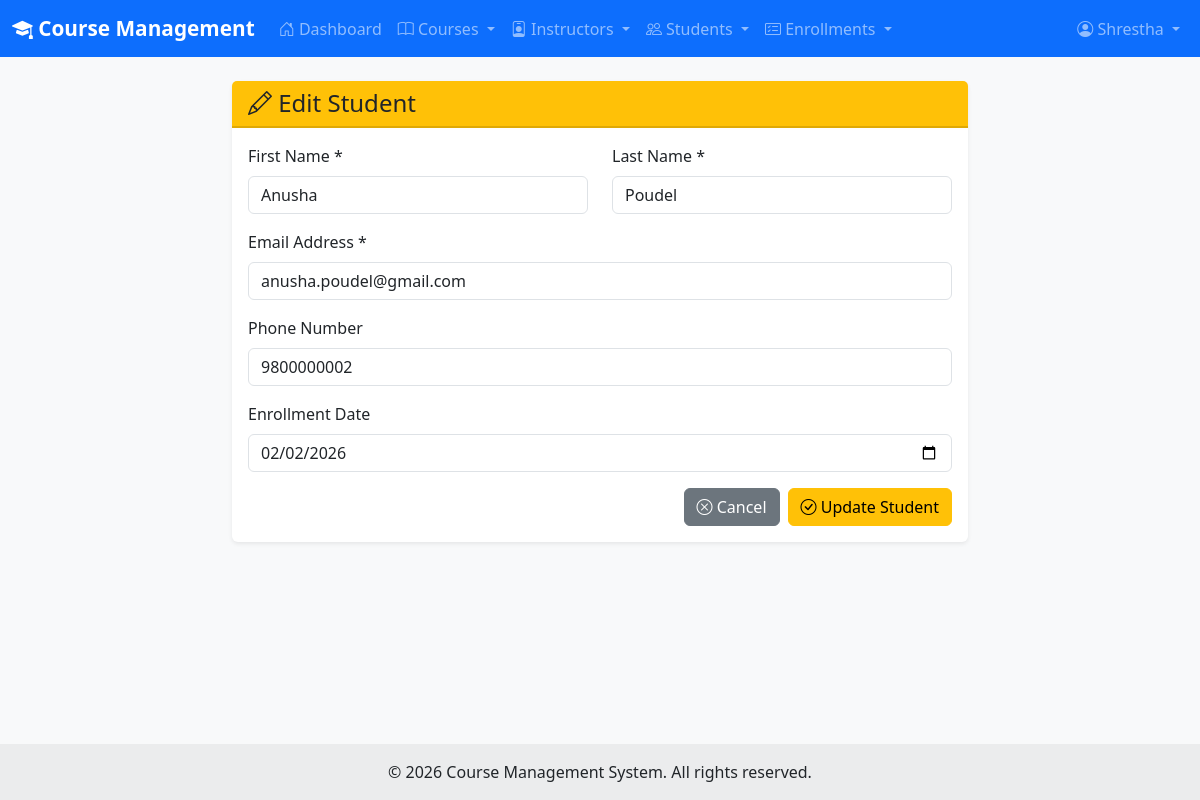
The app's page /students/edit.php?id=2 (signed in) with its own data.
### tables this page shows
CREATE TABLE students (
    student_id INT PRIMARY KEY AUTO_INCREMENT,
    first_name VARCHAR(50) NOT NULL,
    last_name VARCHAR(50) NOT NULL,
    email VARCHAR(100) NOT NULL UNIQUE,
    password VARCHAR(255) NOT NULL,
    phone VARCHAR(20),
    date_of_birth DATE,
    address TEXT,
    enrollment_date DATE DEFAULT (CURRENT_DATE),
    is_active TINYINT(1) DEFAULT 1,
    created_at TIMESTAMP DEFAULT CURRENT_TIMESTAMP,
    updated_at TIMESTAMP DEFAULT CURRENT_TIMESTAMP ON UPDATE CURRENT_TIMESTAMP,
    last_login TIMESTAMP NULL,
    INDEX idx_email (email),
    INDEX idx_active (is_active)
);

### includes/functions.php (called while the page is built, shortened)
<?php
function h($string) {
    return htmlspecialchars($string ?? '', ENT_QUOTES, 'UTF-8');
}
function getOne($pdo, $sql, $params = []) {
    $stmt = $pdo->prepare($sql);
    $stmt->execute($params);
    return $stmt->fetch();
}

### public/students/edit.php (the view, shortened to what this page needs)
<?php
require_once '../../config/db.php';
require_once '../../includes/functions.php';
$studentId = isset($_GET['id']) ? intval($_GET['id']) : 0;
try {
    $student = getOne($pdo, "SELECT student_id, first_name, last_name, email, phone, enrollment_date FROM students WHERE student_id = ?", [$studentId]);
} catch (PDOException $e) {
    error_log("Edit Student Error: " . $e->getMessage());
    setMessage("Error loading student", "error");
    redirect('list.php');
}
include '../../includes/header.php';
?>
<div class="row">
    <div class="col-md-8 mx-auto">
        <div class="card">
            <div class="card-header bg-warning">
                <h4 class="mb-0"><i class="bi bi-pencil"></i> Edit Student</h4>
            </div>
            <div class="card-body">
                <form method="POST" action="">
                    <div class="row">
                        <div class="col-md-6 mb-3">
                            <label for="first_name" class="form-label">First Name *</label>
                            <input type="text"
                                   class="form-control"
                                   id="first_name"
                                   name="first_name"
                                   value="<?= h($student['first_name']) ?>"
                                   required>
                        </div>
                        <div class="col-md-6 mb-3">
                            <label for="last_name" class="form-label">Last Name *</label>
                            <input type="text"
                                   class="form-control"
                                   id="last_name"
                                   name="last_name"
                                   value="<?= h($student['last_name']) ?>"
                                   required>
                        </div>
                    </div>
                    <div class="mb-3">
                        <label for="email" class="form-label">Email Address *</label>
                        <input type="email"
                               class="form-control"
                               id="email"
                               name="email"
                               value="<?= h($student['email']) ?>"
                               required>
                    </div>
                    <div class="mb-3">
                        <label for="phone" class="form-label">Phone Number</label>
                        <input type="tel"
                               class="form-control"
                               id="phone"
                               name="phone"
                               value="<?= h($student['phone']) ?>"
                               placeholder="555-0123">
                    </div>
                    <div class="row">
                        <div class="col-md-12 mb-3">
                            <label for="enrollment_date" class="form-label">Enrollment Date</label>
                            <input type="date"
                                   class="form-control"
                                   id="enrollment_date"
                                   name="enrollment_date"
                                   value="<?= h($student['enrollment_date']) ?>">
                        </div>
                    </div>
                    <div class="d-grid gap-2 d-md-flex justify-content-md-end">
                        <a href="list.php" class="btn btn-secondary">
                            <i class="bi bi-x-circle"></i> Cancel
                        </a>
                        <button type="submit" class="btn btn-warning">
                            <i class="bi bi-check-circle"></i> Update Student
                        </button>
                    </div>
                </form>
            </div>
        </div>
    </div>
</div>
<?php include '../../includes/footer.php'; ?>

### includes/header.php (style rules this page uses)
body { min-height: 100vh; display: flex; flex-direction: column; background-color: #f8f9fa; }
.card { box-shadow: 0 0.125rem 0.25rem rgba(0, 0, 0, 0.075); border: none; margin-bottom: 1.5rem; }
.card-header { font-weight: 600; border-bottom: 2px solid rgba(0, 0, 0, 0.125); }

### records on screen
students: first_name "Anusha", last_name "Poudel", email "anusha.poudel@gmail.com", phone "9800000002", enrollment_date "02/02/2026"

### other values on screen
$_SESSION['user_name'] "Shrestha"
